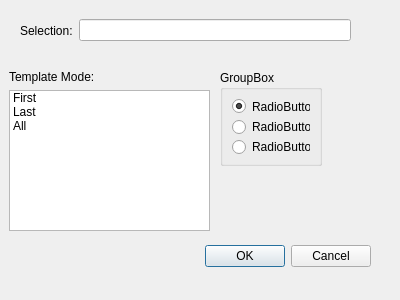
<?xml version="1.0" encoding="UTF-8"?>
<ui version="4.0">
 <class>SelectionDialog</class>
 <widget class="QDialog" name="SelectionDialog">
  <property name="geometry">
   <rect>
    <x>0</x>
    <y>0</y>
    <width>400</width>
    <height>300</height>
   </rect>
  </property>
  <property name="windowTitle">
   <string>Dialog</string>
  </property>
  <property name="modal">
   <bool>false</bool>
  </property>
  <widget class="QDialogButtonBox" name="buttonBox">
   <property name="geometry">
    <rect>
     <x>30</x>
     <y>240</y>
     <width>341</width>
     <height>32</height>
    </rect>
   </property>
   <property name="orientation">
    <enum>Qt::Horizontal</enum>
   </property>
   <property name="standardButtons">
    <set>QDialogButtonBox::Cancel|QDialogButtonBox::Ok</set>
   </property>
  </widget>
  <widget class="QWidget" name="horizontalLayoutWidget">
   <property name="geometry">
    <rect>
     <x>20</x>
     <y>10</y>
     <width>331</width>
     <height>41</height>
    </rect>
   </property>
   <layout class="QHBoxLayout" name="horizontalLayout">
    <item>
     <widget class="QLabel" name="label">
      <property name="text">
       <string>Selection:</string>
      </property>
     </widget>
    </item>
    <item>
     <widget class="QLineEdit" name="lineEdit"/>
    </item>
   </layout>
  </widget>
  <widget class="QWidget" name="verticalLayoutWidget">
   <property name="geometry">
    <rect>
     <x>9</x>
     <y>70</y>
     <width>201</width>
     <height>161</height>
    </rect>
   </property>
   <layout class="QVBoxLayout" name="verticalLayout">
    <item>
     <widget class="QLabel" name="label_2">
      <property name="text">
       <string>Template Mode:</string>
      </property>
     </widget>
    </item>
    <item>
     <widget class="QListWidget" name="listWidget">
      <item>
       <property name="text">
        <string>First</string>
       </property>
      </item>
      <item>
       <property name="text">
        <string>Last</string>
       </property>
      </item>
      <item>
       <property name="text">
        <string>All</string>
       </property>
      </item>
     </widget>
    </item>
   </layout>
  </widget>
  <widget class="QGroupBox" name="groupBox">
   <property name="geometry">
    <rect>
     <x>220</x>
     <y>70</y>
     <width>102</width>
     <height>96</height>
    </rect>
   </property>
   <property name="title">
    <string>GroupBox</string>
   </property>
   <layout class="QVBoxLayout" name="verticalLayout_2">
    <item>
     <widget class="QRadioButton" name="radioButton_1">
      <property name="text">
       <string>RadioButton</string>
      </property>
      <property name="checked">
       <bool>true</bool>
      </property>
     </widget>
    </item>
    <item>
     <widget class="QRadioButton" name="radioButton_2">
      <property name="text">
       <string>RadioButton</string>
      </property>
     </widget>
    </item>
    <item>
     <widget class="QRadioButton" name="radioButton_3">
      <property name="text">
       <string>RadioButton</string>
      </property>
     </widget>
    </item>
   </layout>
  </widget>
 </widget>
 <resources/>
 <connections>
  <connection>
   <sender>buttonBox</sender>
   <signal>accepted()</signal>
   <receiver>SelectionDialog</receiver>
   <slot>accept()</slot>
   <hints>
    <hint type="sourcelabel">
     <x>248</x>
     <y>254</y>
    </hint>
    <hint type="destinationlabel">
     <x>157</x>
     <y>274</y>
    </hint>
   </hints>
  </connection>
  <connection>
   <sender>buttonBox</sender>
   <signal>rejected()</signal>
   <receiver>SelectionDialog</receiver>
   <slot>reject()</slot>
   <hints>
    <hint type="sourcelabel">
     <x>316</x>
     <y>260</y>
    </hint>
    <hint type="destinationlabel">
     <x>286</x>
     <y>274</y>
    </hint>
   </hints>
  </connection>
 </connections>
</ui>
